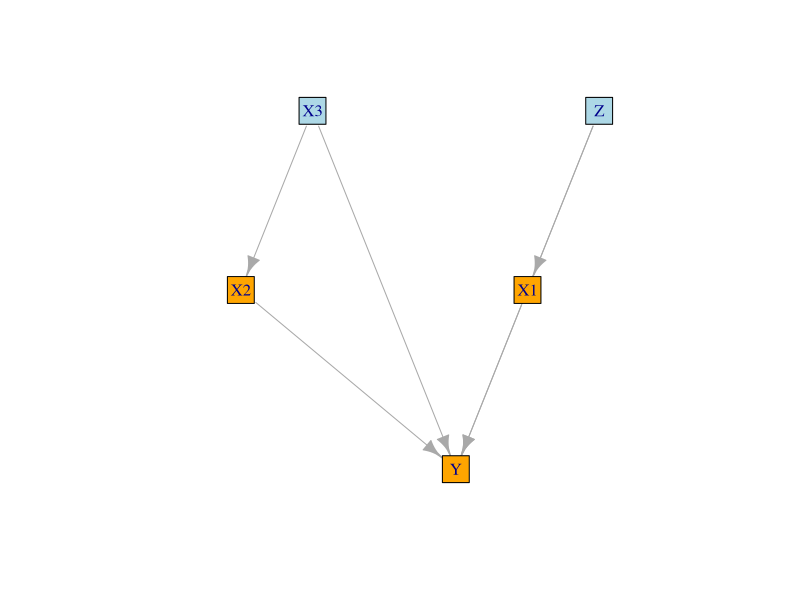
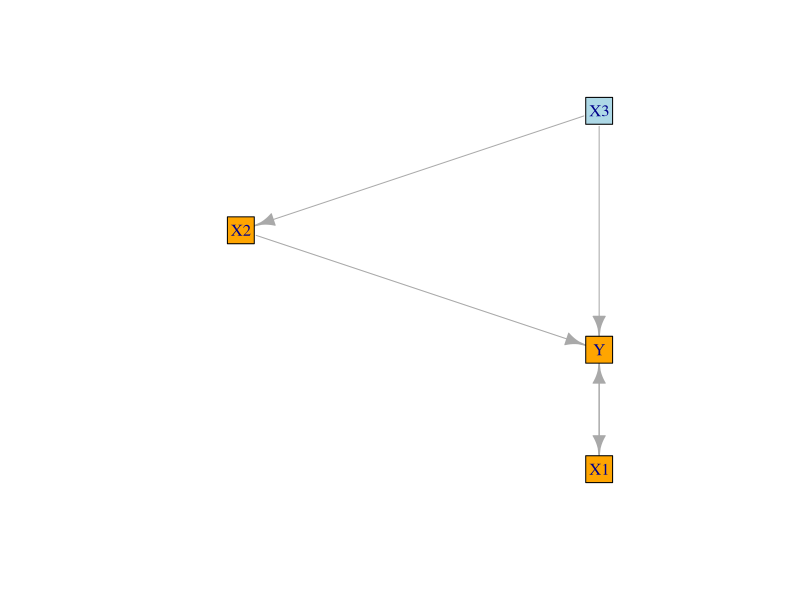

Recreate these plots in R, in order.
## ---- chunk 1
knitr::opts_chunk$set(echo = TRUE, warning = FALSE, message = FALSE, error = FALSE)
## ---- chunk 2
library(lava)
library(igraph)

m <- lvm()
regression(m) <- Y ~ X1 + X2 + X3 + Z
regression(m) <- X1 ~ Z
regression(m) <- X2 ~ X3


#l <-  matrix(c(1, 0,  0, 0, 1, 1, 0, 1, 2, 0), 5, 2)
#plot(m, layout = l, plot.engine = "igraph", main = "True DAG for numData, catData,  \n mixData and catData_mcar")
plot(m)
## ---- chunk 3
m2 <- lvm()
regression(m2) <- Y ~ X1 + X2 + X3 
regression(m2) <- X2 ~ X3
covariance(m2) <- Y ~ X1

plot(m2)
